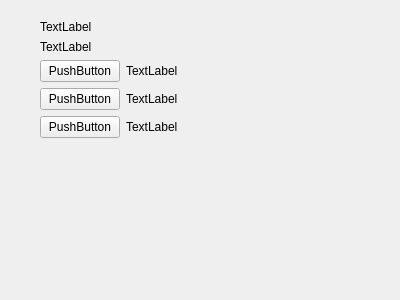
<?xml version="1.0" encoding="UTF-8"?>
<ui version="4.0">
 <class>Form</class>
 <widget class="QWidget" name="Form">
  <property name="geometry">
   <rect>
    <x>0</x>
    <y>0</y>
    <width>400</width>
    <height>300</height>
   </rect>
  </property>
  <property name="windowTitle">
   <string>Form</string>
  </property>
  <widget class="QWidget" name="">
   <property name="geometry">
    <rect>
     <x>40</x>
     <y>20</y>
     <width>164</width>
     <height>148</height>
    </rect>
   </property>
   <layout class="QFormLayout" name="formLayout">
    <item row="0" column="0">
     <widget class="QLabel" name="label">
      <property name="text">
       <string>TextLabel</string>
      </property>
     </widget>
    </item>
    <item row="1" column="0">
     <widget class="QLabel" name="label_2">
      <property name="text">
       <string>TextLabel</string>
      </property>
     </widget>
    </item>
    <item row="2" column="0">
     <layout class="QGridLayout" name="gridLayout">
      <item row="0" column="0">
       <widget class="QPushButton" name="pushButton">
        <property name="text">
         <string>PushButton</string>
        </property>
       </widget>
      </item>
      <item row="0" column="1">
       <widget class="QLabel" name="label_3">
        <property name="text">
         <string>TextLabel</string>
        </property>
       </widget>
      </item>
      <item row="1" column="0">
       <widget class="QPushButton" name="pushButton_2">
        <property name="text">
         <string>PushButton</string>
        </property>
       </widget>
      </item>
      <item row="1" column="1">
       <widget class="QLabel" name="label_4">
        <property name="text">
         <string>TextLabel</string>
        </property>
       </widget>
      </item>
      <item row="2" column="0">
       <widget class="QPushButton" name="pushButton_3">
        <property name="text">
         <string>PushButton</string>
        </property>
       </widget>
      </item>
      <item row="2" column="1">
       <widget class="QLabel" name="label_5">
        <property name="text">
         <string>TextLabel</string>
        </property>
       </widget>
      </item>
     </layout>
    </item>
   </layout>
  </widget>
 </widget>
 <resources/>
 <connections/>
</ui>
